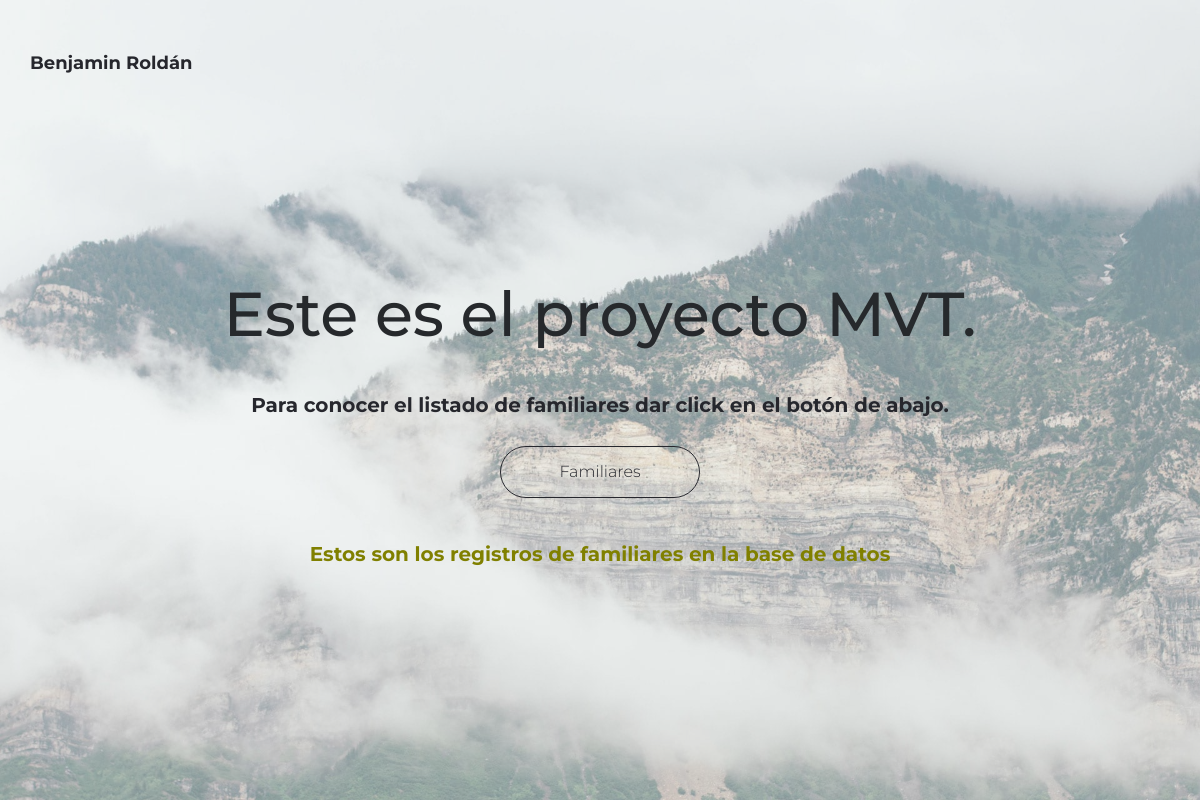
/Familiares/Familiares, run on an earlier commit of the app's database.
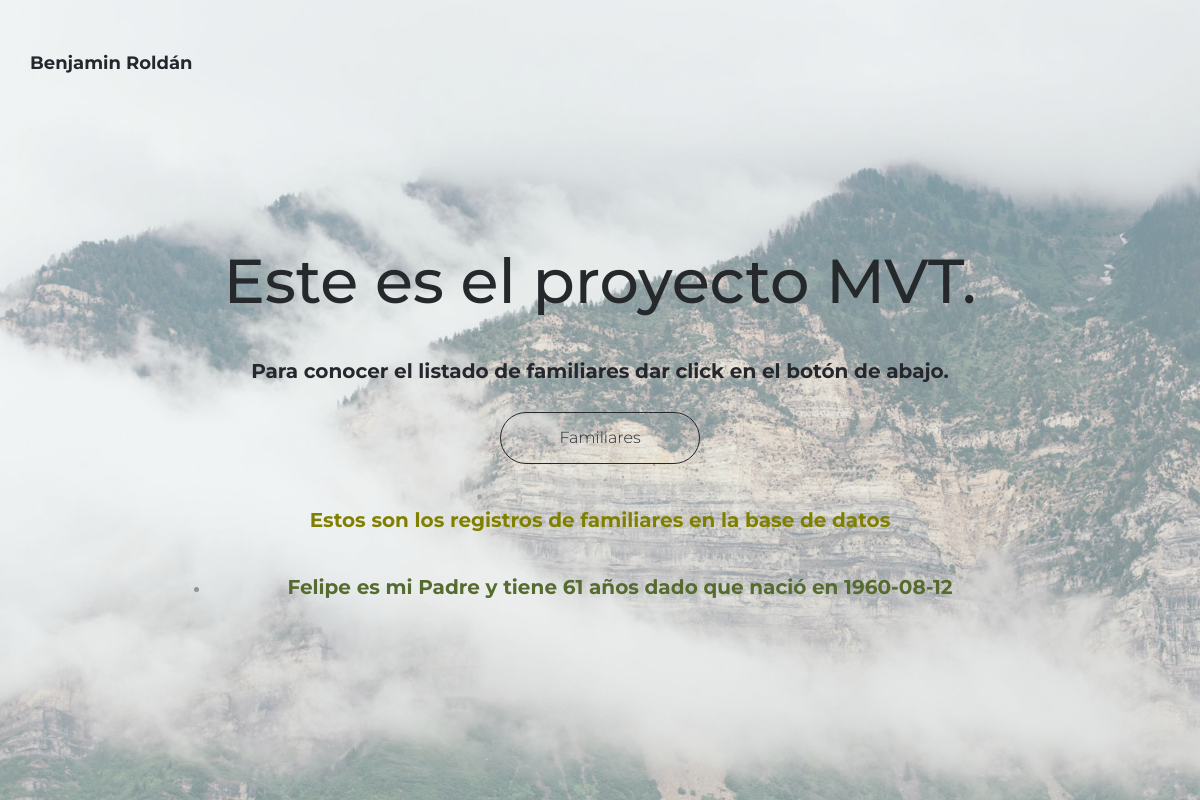
And on a later commit of the database.
### Familiares/models.py (models this page shows)
class Familiar(models.Model):
    nombre=models.CharField(max_length=40)
    parentesco=models.CharField(max_length=40)
    edad=models.IntegerField()
    nacimiento=models.DateField()
    def __str__(self) -> str:
        return f'{self.nombre} es mi {self.parentesco} y tiene {self.edad} años dado que nació en {self.nacimiento}'

### Familiares/views.py (the view)
# urls.py: path('Familiares', views.familiares, name="Familiares")
def familiares (request):
    familiar = Familiar.objects.all()
    return render(request, "Familiares/familiares.html", {"familiares":familiar})

### Familiares/templates/Familiares/familiares.html
{% extends "Familiares/padre.html" %}
{% load static %}
{% block contenidoAdicional %}
<h4> <p style="color:olive; text-decoration:wavy;"> <b>Estos son los registros de familiares en la base de datos </b></p> </h4>
<ul>
    {% for familiar in familiares %}
    <li> <p style="color:darkolivegreen;"> <b> {{familiar}} </b> </p> </li>
    {% endfor %}
</ul>
{% endblock %}

What changed in the data, as far as the page shows it:
added Familiar: nombre+parentesco+edad "Felipe es mi Padre y tiene 61 años dado que nació en 1960-08-12"
